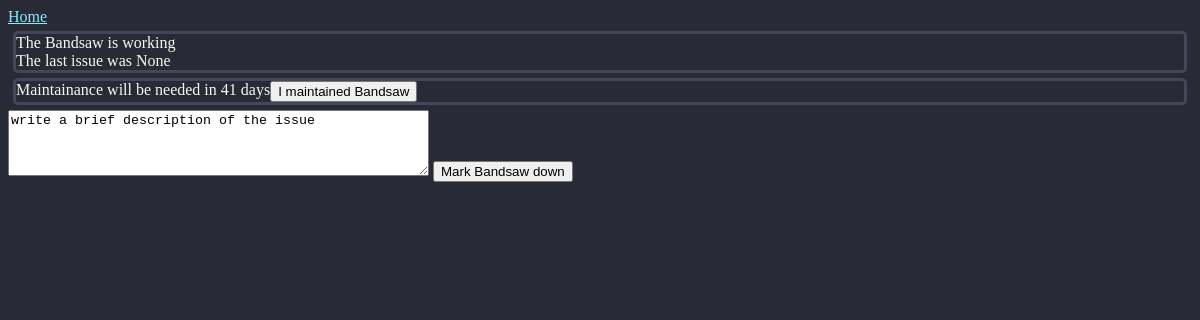
Screenshot of /Bandsaw with the database file from the repository.
### tools/models.py (models this page shows, shortened)
class Tool(models.Model):
    name = models.CharField(max_length=50, primary_key=True)
    description = models.CharField(max_length=200,null=True,blank=True)
    functional = models.BooleanField()
    last_maintained = models.DateField(null = True, blank = True)
    maintanance_interval = models.IntegerField(null = True, blank = True)
    latest_issue = models.TextField(null = True, blank = True)

### tools/views.py (the view)
# urls.py: path("<str:name>", views.tool_view, name="tool page"),
def tool_view(request, name):
    tool = Tool.objects.get(name=name)
    tool.needs_maintainance =  (tool.last_maintained + timedelta(tool.maintanance_interval*30)).strftime("%Y-%m-%d")
    tool.remaining_time = ((tool.last_maintained + timedelta(tool.maintanance_interval * 30)) - date.today())
    context = {"tool":tool}
    return render(request, "tools/tool.html", context)

### tools/templates/tools/tool.html (shortened to what this page needs)
{% extends "main.html" %}
{% block content %}
  <div class = tool-container >
    The {{ tool.name }} is {% if tool.functional == True %} working <br> The last issue was {{ tool.latest_issue }} {% else %} not working. <br> reported issue {{ tool.latest_issue}}
    {% endif  %}
  </div>
    {% if tool.remaining_time.days >= 0 %}
      <div class = tool-container>
      Maintainance will be needed in {{tool.remaining_time.days}} days
    {% elif tool.remaining_time.days < 0 %}
      <div class = "tool-container tool-needs-maintainance">
      This tool needs to be maintained
    {% endif %}
    <form method="post" action ="{% url 'maintain_tool' name=tool.name %}">
      <button type="submit"> I maintained {{ tool.name }} </button>
    </form>
  </div>
  {% if tool.functional == True %}
    <form method="post" action="{% url 'update_tool_status' name=tool.name status='down' %}">
    <textarea name="latest_issue" rows="4" cols="50">write a brief description of the issue     </textarea>
    <button type="submit">Mark {{ tool.name }} down</button>
</form>
  {% elif tool.functional == False %}
<form method="post" action="{% url 'update_tool_status' name=tool.name status='up' %}">
  {% csrf_token %}
  <button type="submit">Mark {{tool.name }} up</button>
</form>
  {% endif %}
{% endblock content %}

### static/style.css (style rules this page uses)
body { background-color: #282A36; color: #F8F8F2; }
.tool-container { border-style: solid; border-width: 3px; border-color: #44475A; border-radius: 5px; margin: 5px; display: flex; flex-direction: row; }

### rows the page displays
Tool: name "Bandsaw", latest_issue "None", remaining_time.days "41"
